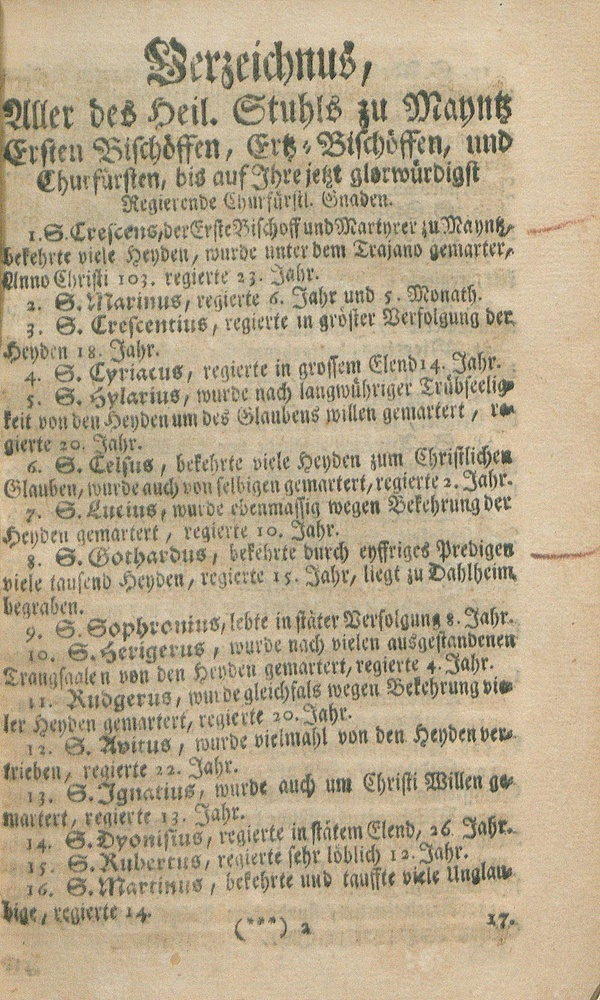
#> input picture sample_data_jpg/MayntzErstenBischoeffe_Page_1.jpg, 600 x 1000 px, shrunk from 1000 x 1667 before the run; its folder holds only this picture in this run
$ jupyter execute colab_img_gptvision4.ipynb
#> lines starting #> are read from the running program, lines starting #| are printed output that depends on the picture
<a href="https://colab.research.google.com/github/MonikaBarget/atr-historical-research/blob/main/colab-notebooks/colab_img_gptvision4.ipynb" target="_parent"></a>

This notebook reconstructs an image processing workflow recommended by GPT Vision 4 to better prepare a low-quality scan for OCR. The intention of this notebook is to critically evaluate AI-recommendations for image processing as opposed to earlier decisions taken by the DigiKAR team. The packages and operations below were explicitly recommended by GPT Vision 4, which reproduces the visual output that Monika Barget also received when prompting directly in the ChatGPT user interface. For the initial prompting, Monika Barget used a page from the 1740 "Staatskalender" published in the Electorate of Mainz. Instances where the script below diverts from the GPT Vision 4 recommendations are highlighted in the comments.

[cell 1]
# Mount Drive
from google.colab import drive
drive.mount('/content/drive')

# Set output directory
output_dir = "/content/drive/My Drive/Colab Notebooks/OCR_outputs"
import os
os.makedirs(output_dir, exist_ok=True)

[cell 2]
# Import packages recommended by ChatGPT

import cv2
import numpy as np
import os
import glob
from PIL import Image
import matplotlib.pyplot as plt

# Confirm import for users
print("Import successful!")

The sections defining paths below and loading the image have been specifically added for the BYOD workshop participants and are not part of the GPT 4 - Vision workflow.

[cell 3]
# Define GitHub repository and local path
git_repo_url = "https://github.com/MonikaBarget/atr-historical-research"
local_repo_path = "/content/atr-historical-research"

# Clone the repository (if not already cloned)
if not os.path.exists(local_repo_path):
    !git clone {git_repo_url} {local_repo_path}

# Define the local path to the sample_data_JPG folder
# use path to your own jpg images if you want
gitpath = os.path.join(local_repo_path, "sample_data_jpg")

# Check if the directory exists
if os.path.exists(gitpath):
    # List all files recursively in the folder
    filenames = []
    for root, dirs, files in os.walk(gitpath):
        for file in files:
            filenames.append(os.path.join(root, file))

    # Print the collected filenames
    for filename in filenames:
        print(filename)
else:
    print(f"Directory '{gitpath}' does not exist. Check the repo structure.")

[cell 4]
# Select the first image
first_image = os.path.join(filenames[0])

# Confirm selection for users
print(f"Using first found image: {first_image}")

[cell 5]
# Load the image in grayscale (GPT-Vision-4 recommendation)
image = cv2.imread(first_image, cv2.IMREAD_GRAYSCALE) # This AI-"decision" is problematic!
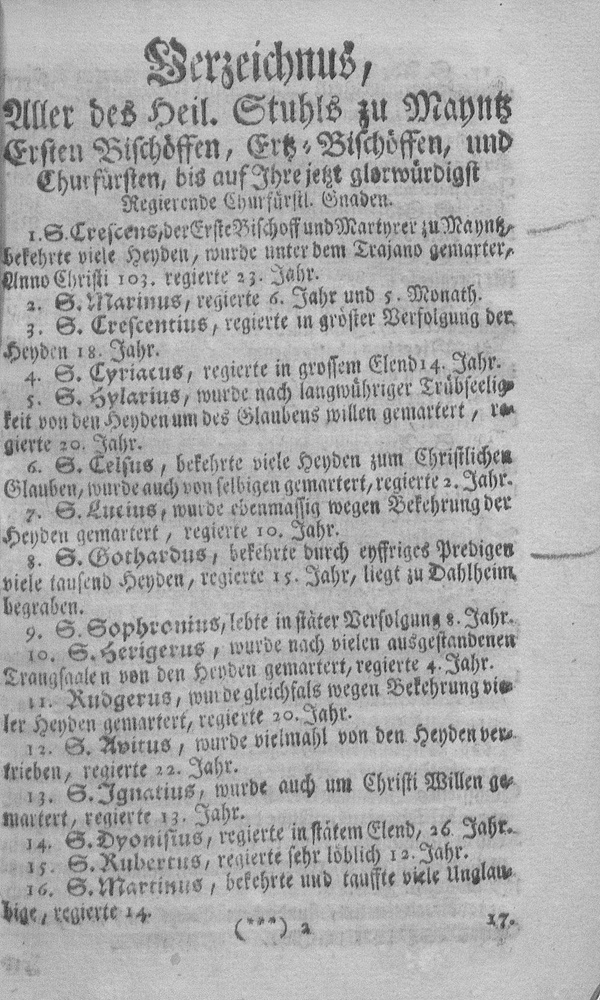
#> image: shape (1000, 600); min 21, max 245, mean 170.4

# Error handling added for BYOD lab workshop
if image is None:
    raise ValueError(f"Could not load image: {first_image}")
else:
    print("Valid image loaded!")

[cell 6]
# Image enhancement workflow as created by GPT-Vision-4
# users are welcome to adjust the values and test alternative results

# The main library used here is OpenCV, which Monika Barget also used in her much shorter and simpler
# script for the DigiKAR project.

# OpenCV (Open Source Computer Vision Library) is an open source computer vision and
# machine learning software library. We should discuss how many of its modules make sense for OCR image
# preparation.

# Full documentation: https://docs.opencv.org/4.x/index.html

# Step 1: Noise Reduction using Non-Local Means Denoising
denoised = cv2.fastNlMeansDenoising(image, h=30, templateWindowSize=7, searchWindowSize=21)
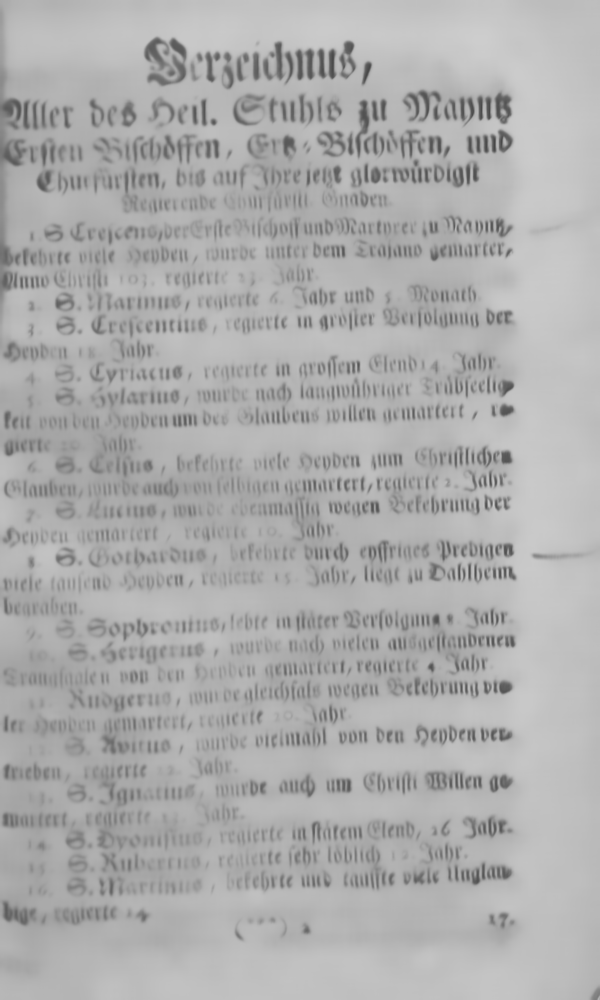
#> denoised: shape (1000, 600); min 71, max 205, mean 172.9

# Step 2: Adaptive Contrast Enhancement using CLAHE
clahe = cv2.createCLAHE(clipLimit=3.0, tileGridSize=(8,8))
contrast_enhanced = clahe.apply(denoised)
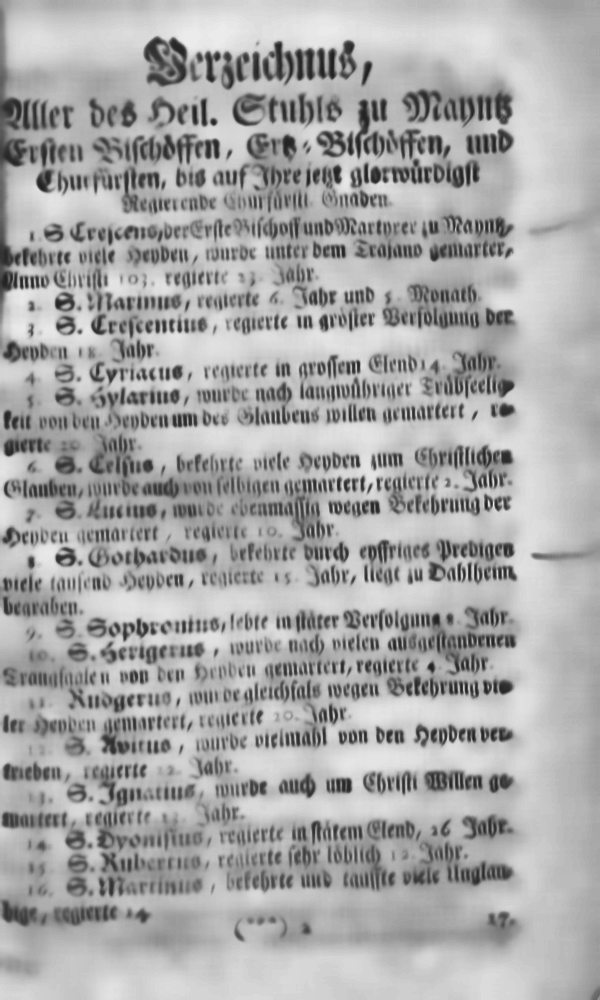
#> contrast_enhanced: shape (1000, 600); min 30, max 235, mean 168.1

# Step 3: Text-Specific Sharpening to Enhance Borders
kernel = np.array([[0, -1, 0],
                   [-1, 5,-1],
                   [0, -1, 0]])
sharpened = cv2.filter2D(contrast_enhanced, -1, kernel)
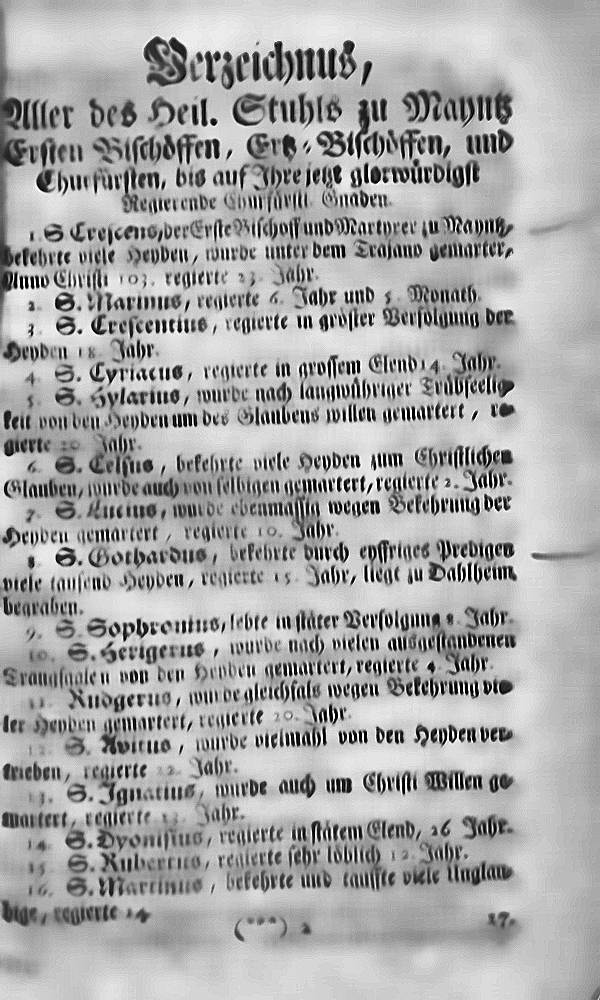
#> sharpened: shape (1000, 600); min 0, max 255, mean 168

# Convert to PIL for saving and visualization
enhanced_image = Image.fromarray(sharpened)

# Define output file path
output_filename = "enhanced_image.jpg"  # Set your desired filename
output_filepath = os.path.join(output_dir, output_filename)

# Save the processed image as JPG
enhanced_image.save(output_filepath, format="JPEG")
print(f"Enhanced image saved as: {output_filepath}")

# Display the Original vs Enhanced Image
plt.figure(figsize=(10,5))
plt.subplot(1,2,1)
plt.imshow(image, cmap='gray')
plt.title("Original Image")

plt.subplot(1,2,2)
plt.imshow(sharpened, cmap='gray')
plt.title("AI-Enhanced Image")

plt.show()

$ run again, on sample_data_jpg/MayntzErstenBischoeffe_Page_5.jpg
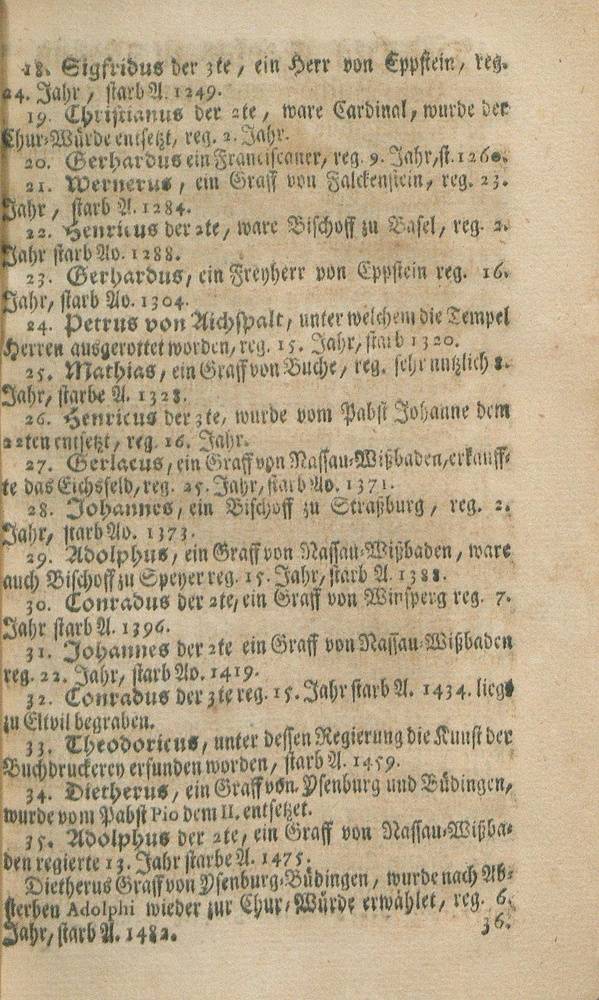
#> input picture sample_data_jpg/MayntzErstenBischoeffe_Page_5.jpg, 599 x 1000 px, shrunk from 1000 x 1670 before the run
#> `denoised = cv2.fastNlMeansDenoising(image, h=30, templateWindowSize=7,..`:
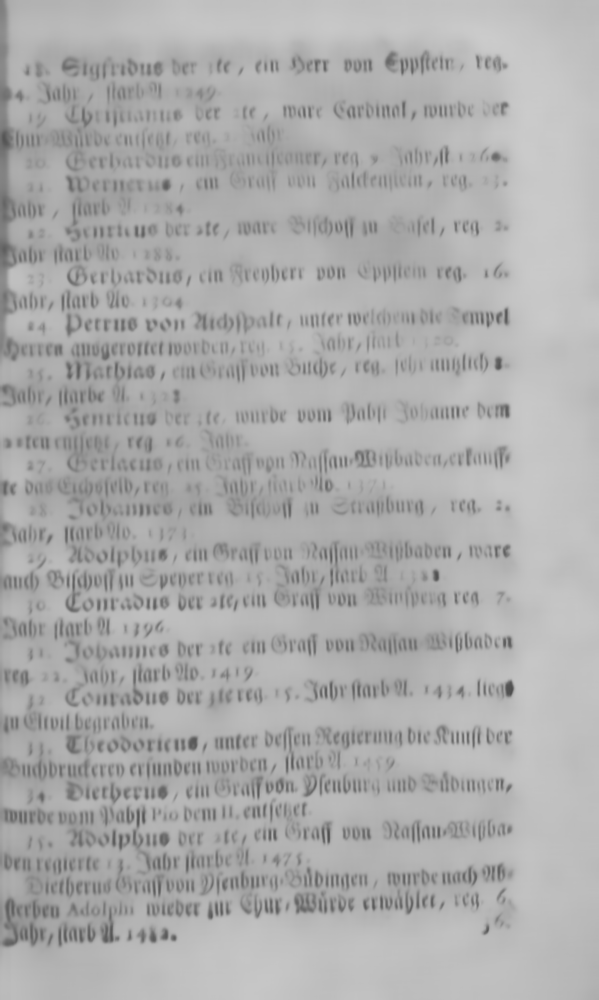
#> denoised: shape (1000, 599); min 78, max 203, mean 172.1
#> `sharpened = cv2.filter2D(contrast_enhanced, -1, kernel)`:
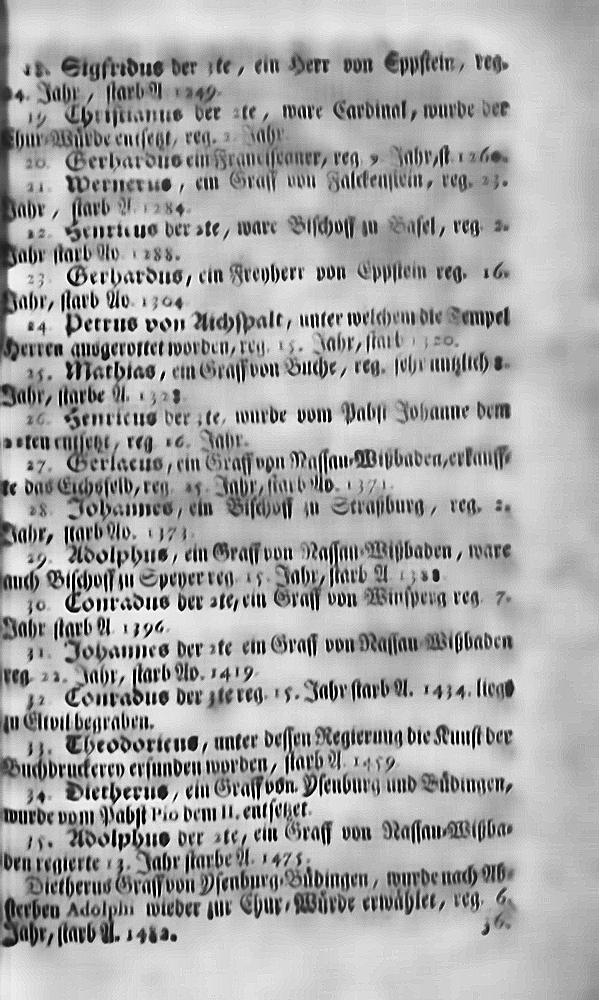
#> sharpened: shape (1000, 599); min 0, max 255, mean 168.7

$ run again, on sample_data_jpg/MayntzErstenBischoeffe_Page_2.jpg
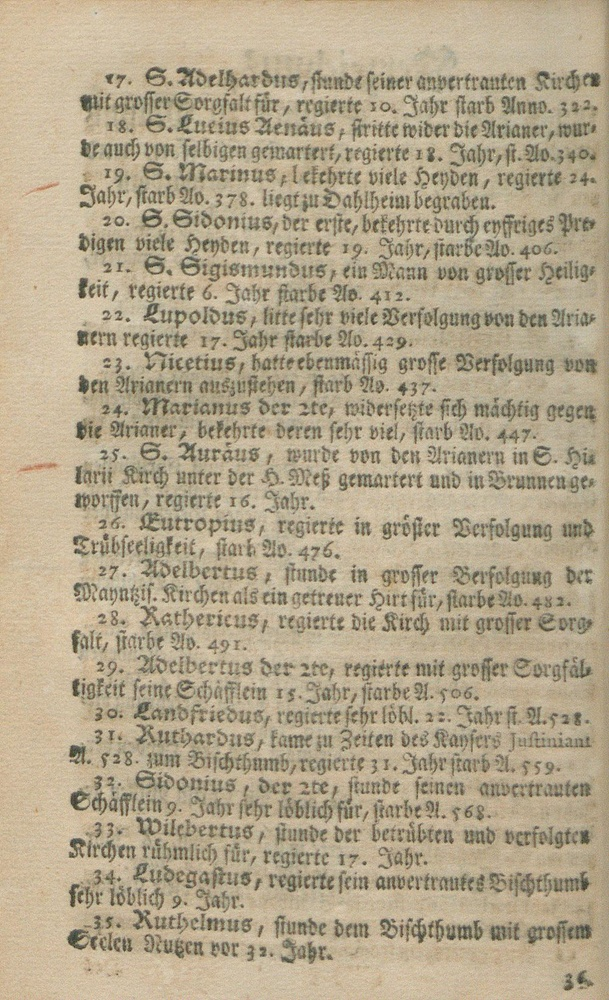
#> input picture sample_data_jpg/MayntzErstenBischoeffe_Page_2.jpg, 609 x 1000 px, shrunk from 1000 x 1643 before the run
#> `contrast_enhanced = clahe.apply(denoised)`:
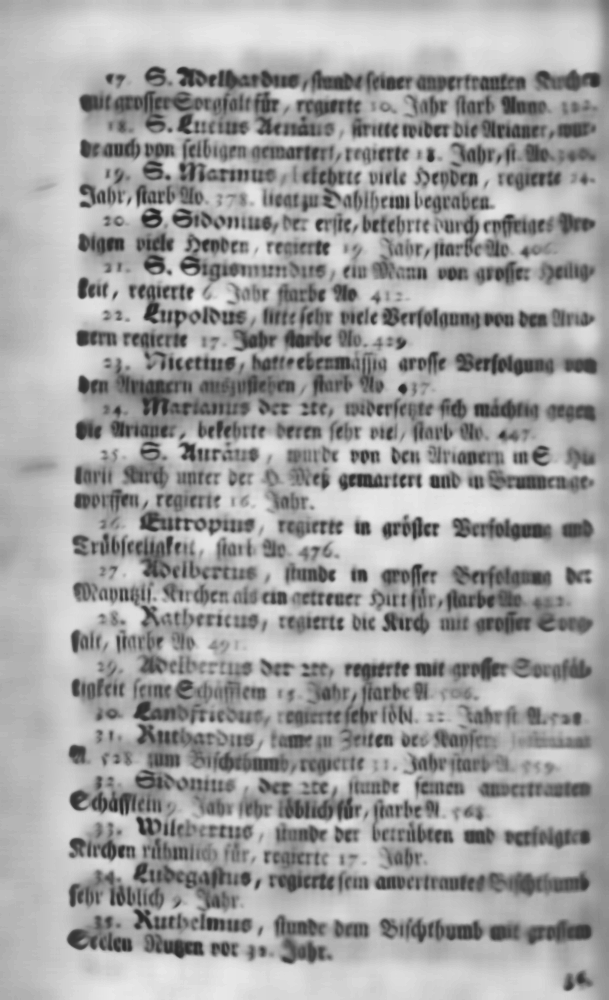
#> contrast_enhanced: shape (1000, 609); min 32, max 234, mean 162.3
#> `plt.show()`:
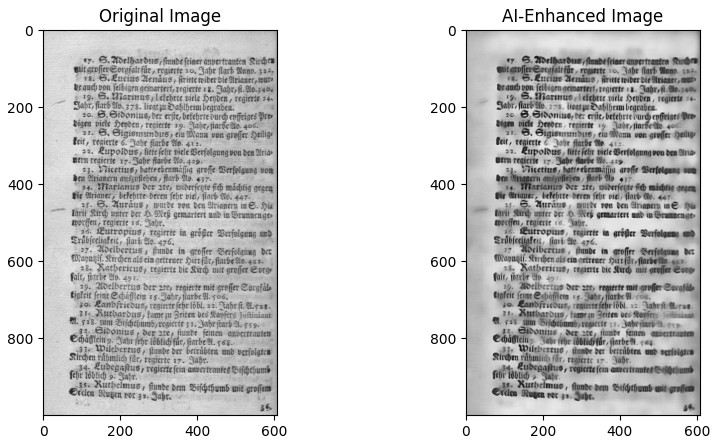
#> figure drawn by matplotlib, 2 panels
